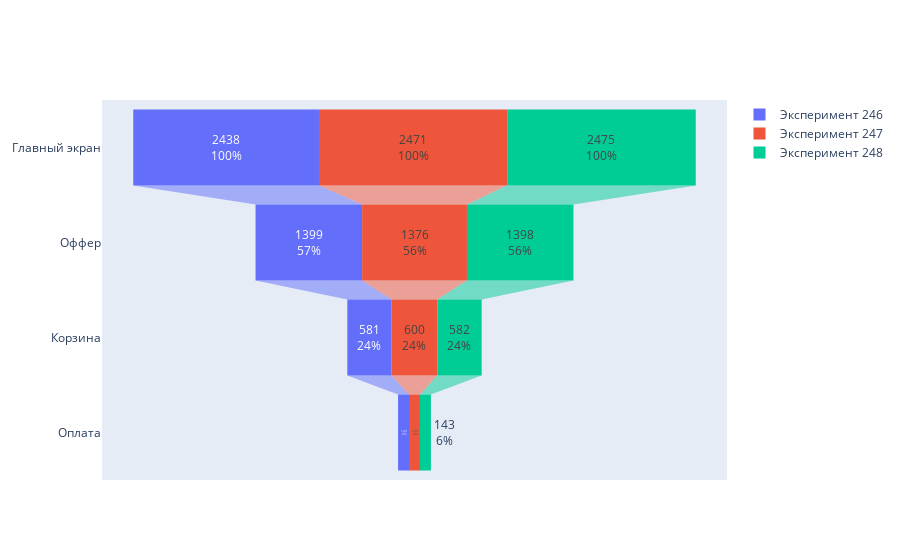

Notebook code cell kept with this figure:
### Code cell
# Построим график:
event_names = ['Главный экран', 'Оффер', 'Корзина', 'Оплата']
event_numbers_246 = [main_screen_246, offer_screen_246, cart_screen_246, payment_screen_246]
event_numbers_247 = [main_screen_247, offer_screen_247, cart_screen_247, payment_screen_247]
event_numbers_248 = [main_screen_248, offer_screen_248, cart_screen_248, payment_screen_248]

# Определим график:
data_clean_funnel_graph_by_exp = go.Figure()

# Добавим части воронки:
data_clean_funnel_graph_by_exp.add_trace(
    go.Funnel(
        name = str(f'Эксперимент 246'),
        y = event_names,
        x = event_numbers_246,
        textposition = "auto",        
        textinfo = "value+percent initial"
        )
    )

data_clean_funnel_graph_by_exp.add_trace(
    go.Funnel(
        name = str(f'Эксперимент 247'),
        y = event_names,
        x = event_numbers_247,
        textinfo = "value+percent initial"
        )
    )

data_clean_funnel_graph_by_exp.add_trace(
    go.Funnel(
        name = str(f'Эксперимент 248'),
        y = event_names,
        x = event_numbers_248,
        textinfo = "value+percent initial"
        )
    )

data_clean_funnel_graph_by_exp.show()

### Figure 1 — Plotly figure (JSON) as saved in the notebook; plotly's stock layout.template omitted (floating-point values rounded to 4 significant figures)
{"data": [{"name": "Эксперимент 246", "textinfo": "value+percent initial", "textposition": "auto", "type": "funnel", "x": [2438, 1399, 581, 143], "y": ["Главный экран", "Оффер", "Корзина", "Оплата"]}, {"name": "Эксперимент 247", "textinfo": "value+percent initial", "type": "funnel", "x": [2471, 1376, 600, 145], "y": ["Главный экран", "Оффер", "Корзина", "Оплата"]}, {"name": "Эксперимент 248", "textinfo": "value+percent initial", "type": "funnel", "x": [2475, 1398, 582, 143], "y": ["Главный экран", "Оффер", "Корзина", "Оплата"]}], "layout": {}}
